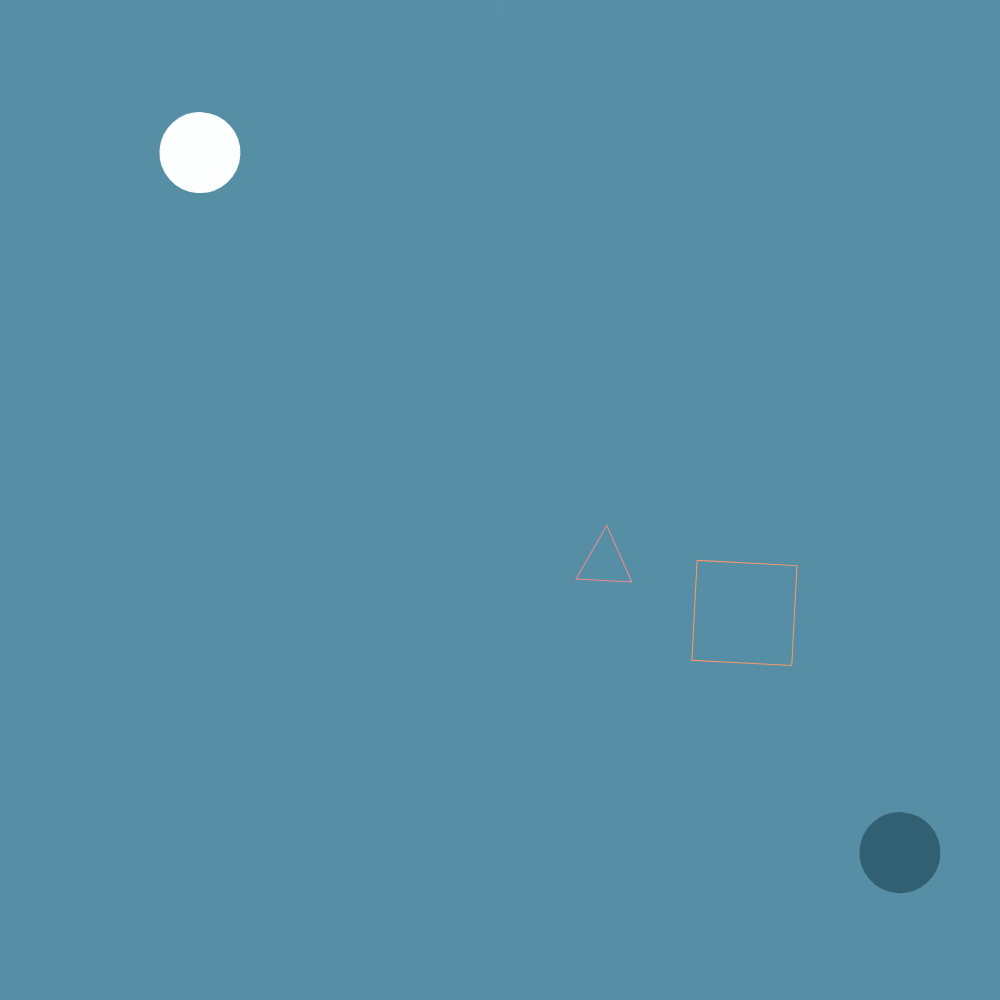
Frame 1 (no input)
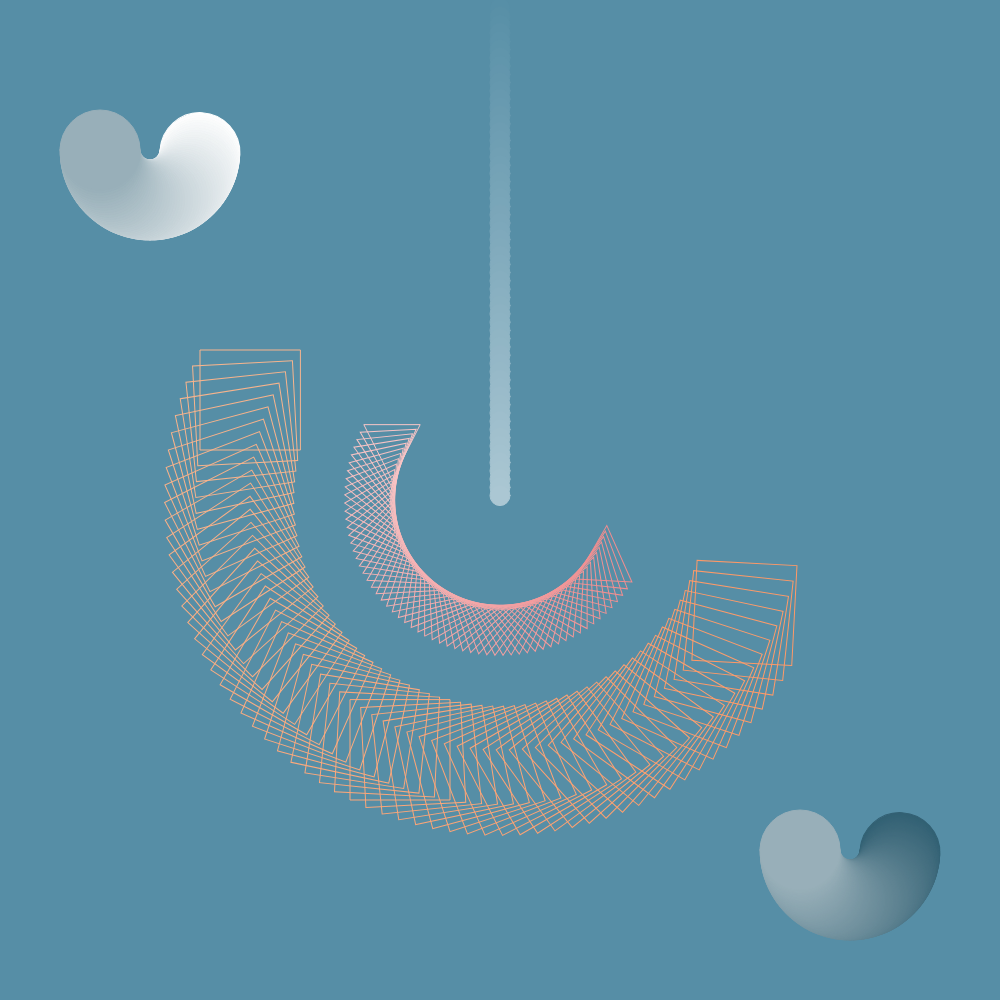
Frame 60 (no input)
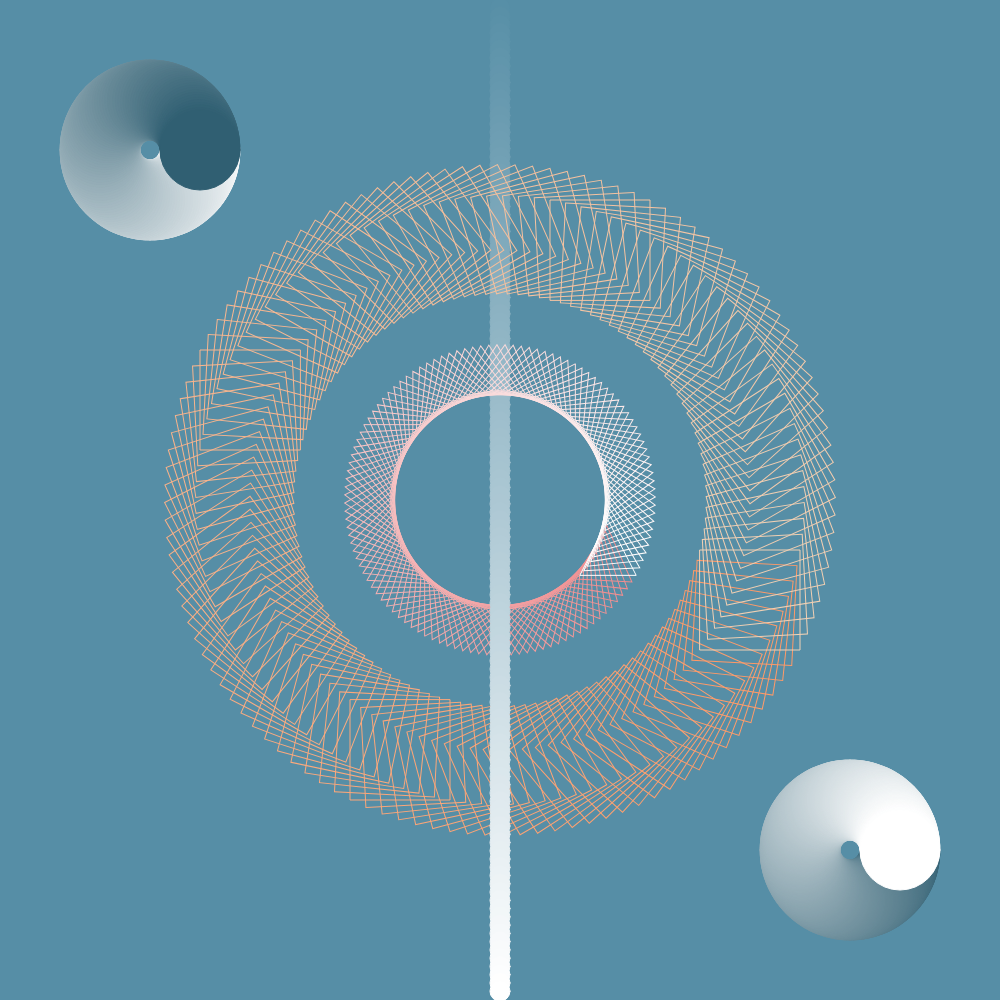
Frame 120 (the mouse pressed at the canvas centre since frame 60)

The p5.js sketch that drew these frames (run headless with seeded random() and noise() and a simulated clock; from frame 60 on, the mouse is pressed at the canvas centre):

// p5.js sketch
// ── sketch.js
function preload(){
  // put preload code here
}

function setup() {
  // put setup code here
createCanvas(1000,1000);
background("#568EA6");
angleMode(DEGREES);
}

function draw() {
  // put drawing code here
push();
stroke(lerpColor(color("#568EA6"),color("white"),frameCount/120));
fill(lerpColor(color("#568EA6"),color("white"),frameCount/120));
translate(0,frameCount*8.26);
translate(width/2,0);
ellipse(0,0,20);
pop();

push();
stroke(lerpColor(color("white"),color("#305F72"),frameCount/120));
fill(lerpColor(color("white"),color("#305F72"),frameCount/120));
translate(150,150);
rotate(frameCount*3);
translate(50,0);
ellipse(0,0,80);
pop();

push();
stroke(lerpColor(color("#305F72"),color("white"),frameCount/120));
fill(lerpColor(color("#305F72"),color("white"),frameCount/120));
translate(850,850);
rotate(frameCount*3);
translate(50,0);
ellipse(0,0,80);
pop();


push();
stroke(lerpColor(color("#F18C8E"),color("F0B7A4"),frameCount/120));
noFill();
translate(width/2,height/2);
rotate(frameCount*3);
translate(50,0);
triangle(30, 75, 58, 20, 86, 75);

stroke(lerpColor(color("#FF9966"),color("#F1D1B5"),frameCount/120));
noFill();
translate(100,0);
rect(50,50,100,100);
pop();

  if(frameCount==120) {
    noLoop();
  }

}
